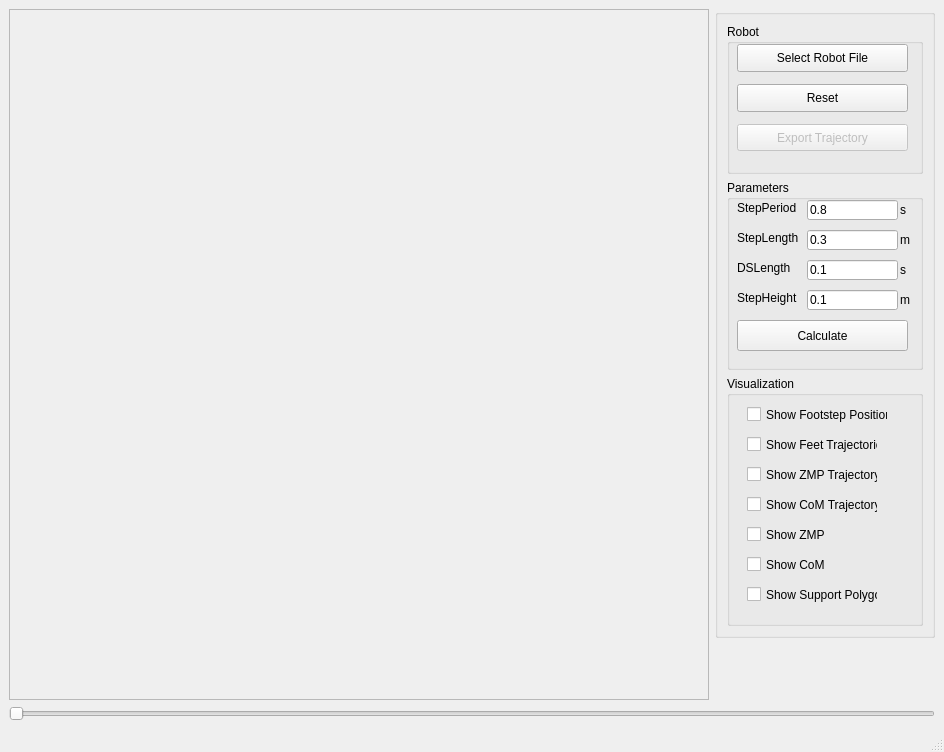
<?xml version="1.0" encoding="UTF-8"?>
<ui version="4.0">
 <class>MainWindowStability</class>
 <widget class="QMainWindow" name="MainWindowStability">
  <property name="geometry">
   <rect>
    <x>0</x>
    <y>0</y>
    <width>944</width>
    <height>752</height>
   </rect>
  </property>
  <property name="windowTitle">
   <string> VirtualRobot - Stability Demo</string>
  </property>
  <widget class="QWidget" name="centralwidget">
   <layout class="QGridLayout" name="gridLayout">
    <item row="2" column="1">
     <spacer name="verticalSpacer_2">
      <property name="orientation">
       <enum>Qt::Vertical</enum>
      </property>
      <property name="sizeHint" stdset="0">
       <size>
        <width>20</width>
        <height>40</height>
       </size>
      </property>
     </spacer>
    </item>
    <item row="0" column="0" rowspan="3">
     <widget class="QFrame" name="frameViewer">
      <property name="sizePolicy">
       <sizepolicy hsizetype="MinimumExpanding" vsizetype="MinimumExpanding">
        <horstretch>0</horstretch>
        <verstretch>0</verstretch>
       </sizepolicy>
      </property>
      <property name="minimumSize">
       <size>
        <width>150</width>
        <height>0</height>
       </size>
      </property>
      <property name="frameShape">
       <enum>QFrame::StyledPanel</enum>
      </property>
      <property name="frameShadow">
       <enum>QFrame::Raised</enum>
      </property>
      <zorder>groupBox</zorder>
      <zorder>groupBox</zorder>
     </widget>
    </item>
    <item row="3" column="0" colspan="2">
     <widget class="QSlider" name="frameSlider">
      <property name="enabled">
       <bool>false</bool>
      </property>
      <property name="sliderPosition">
       <number>0</number>
      </property>
      <property name="tracking">
       <bool>true</bool>
      </property>
      <property name="orientation">
       <enum>Qt::Horizontal</enum>
      </property>
      <property name="tickPosition">
       <enum>QSlider::NoTicks</enum>
      </property>
     </widget>
    </item>
    <item row="0" column="1" rowspan="2">
     <widget class="QGroupBox" name="groupBox">
      <property name="sizePolicy">
       <sizepolicy hsizetype="Expanding" vsizetype="Preferred">
        <horstretch>0</horstretch>
        <verstretch>0</verstretch>
       </sizepolicy>
      </property>
      <property name="minimumSize">
       <size>
        <width>220</width>
        <height>0</height>
       </size>
      </property>
      <property name="maximumSize">
       <size>
        <width>200</width>
        <height>16777215</height>
       </size>
      </property>
      <property name="title">
       <string/>
      </property>
      <layout class="QVBoxLayout" name="verticalLayout_2">
       <item alignment="Qt::AlignTop">
        <widget class="QGroupBox" name="groupBox_1">
         <property name="sizePolicy">
          <sizepolicy hsizetype="Preferred" vsizetype="Fixed">
           <horstretch>0</horstretch>
           <verstretch>0</verstretch>
          </sizepolicy>
         </property>
         <property name="minimumSize">
          <size>
           <width>0</width>
           <height>150</height>
          </size>
         </property>
         <property name="maximumSize">
          <size>
           <width>16777215</width>
           <height>13</height>
          </size>
         </property>
         <property name="title">
          <string>Robot</string>
         </property>
         <widget class="QPushButton" name="pushButtonReset">
          <property name="geometry">
           <rect>
            <x>10</x>
            <y>60</y>
            <width>171</width>
            <height>28</height>
           </rect>
          </property>
          <property name="text">
           <string>Reset</string>
          </property>
         </widget>
         <widget class="QPushButton" name="pushButtonLoad">
          <property name="geometry">
           <rect>
            <x>10</x>
            <y>20</y>
            <width>171</width>
            <height>28</height>
           </rect>
          </property>
          <property name="text">
           <string>Select Robot File</string>
          </property>
         </widget>
         <widget class="QPushButton" name="pushButtonExport">
          <property name="enabled">
           <bool>false</bool>
          </property>
          <property name="geometry">
           <rect>
            <x>10</x>
            <y>100</y>
            <width>171</width>
            <height>27</height>
           </rect>
          </property>
          <property name="text">
           <string>Export Trajectory</string>
          </property>
          <property name="default">
           <bool>false</bool>
          </property>
          <property name="flat">
           <bool>false</bool>
          </property>
         </widget>
        </widget>
       </item>
       <item>
        <widget class="QGroupBox" name="groupBox_2">
         <property name="sizePolicy">
          <sizepolicy hsizetype="Preferred" vsizetype="Minimum">
           <horstretch>0</horstretch>
           <verstretch>0</verstretch>
          </sizepolicy>
         </property>
         <property name="minimumSize">
          <size>
           <width>0</width>
           <height>190</height>
          </size>
         </property>
         <property name="title">
          <string>Parameters</string>
         </property>
         <widget class="QLineEdit" name="lineEditStepPeriod">
          <property name="geometry">
           <rect>
            <x>80</x>
            <y>20</y>
            <width>91</width>
            <height>20</height>
           </rect>
          </property>
          <property name="text">
           <string>0.8</string>
          </property>
         </widget>
         <widget class="QLineEdit" name="lineEditStepLength">
          <property name="geometry">
           <rect>
            <x>80</x>
            <y>50</y>
            <width>91</width>
            <height>20</height>
           </rect>
          </property>
          <property name="text">
           <string>0.3</string>
          </property>
         </widget>
         <widget class="QLineEdit" name="lineEditDSLength">
          <property name="geometry">
           <rect>
            <x>80</x>
            <y>80</y>
            <width>91</width>
            <height>20</height>
           </rect>
          </property>
          <property name="text">
           <string>0.1</string>
          </property>
         </widget>
         <widget class="QLabel" name="label">
          <property name="geometry">
           <rect>
            <x>10</x>
            <y>20</y>
            <width>61</width>
            <height>16</height>
           </rect>
          </property>
          <property name="text">
           <string>StepPeriod</string>
          </property>
         </widget>
         <widget class="QLabel" name="label_2">
          <property name="geometry">
           <rect>
            <x>10</x>
            <y>50</y>
            <width>61</width>
            <height>16</height>
           </rect>
          </property>
          <property name="text">
           <string>StepLength</string>
          </property>
         </widget>
         <widget class="QLabel" name="label_3">
          <property name="geometry">
           <rect>
            <x>10</x>
            <y>80</y>
            <width>61</width>
            <height>16</height>
           </rect>
          </property>
          <property name="text">
           <string>DSLength</string>
          </property>
         </widget>
         <widget class="QLabel" name="label_4">
          <property name="geometry">
           <rect>
            <x>173</x>
            <y>20</y>
            <width>20</width>
            <height>20</height>
           </rect>
          </property>
          <property name="text">
           <string>s</string>
          </property>
         </widget>
         <widget class="QLabel" name="label_5">
          <property name="geometry">
           <rect>
            <x>200</x>
            <y>100</y>
            <width>20</width>
            <height>20</height>
           </rect>
          </property>
          <property name="text">
           <string>s</string>
          </property>
         </widget>
         <widget class="QLabel" name="label_6">
          <property name="geometry">
           <rect>
            <x>200</x>
            <y>70</y>
            <width>20</width>
            <height>20</height>
           </rect>
          </property>
          <property name="text">
           <string>s</string>
          </property>
         </widget>
         <widget class="QLabel" name="label_7">
          <property name="geometry">
           <rect>
            <x>173</x>
            <y>50</y>
            <width>20</width>
            <height>20</height>
           </rect>
          </property>
          <property name="text">
           <string>m</string>
          </property>
         </widget>
         <widget class="QLabel" name="label_8">
          <property name="geometry">
           <rect>
            <x>173</x>
            <y>80</y>
            <width>20</width>
            <height>20</height>
           </rect>
          </property>
          <property name="text">
           <string>s</string>
          </property>
         </widget>
         <widget class="QLineEdit" name="lineEditStepHeight">
          <property name="geometry">
           <rect>
            <x>80</x>
            <y>110</y>
            <width>91</width>
            <height>20</height>
           </rect>
          </property>
          <property name="text">
           <string>0.1</string>
          </property>
         </widget>
         <widget class="QLabel" name="label_9">
          <property name="geometry">
           <rect>
            <x>173</x>
            <y>110</y>
            <width>20</width>
            <height>20</height>
           </rect>
          </property>
          <property name="text">
           <string>m</string>
          </property>
         </widget>
         <widget class="QLabel" name="label_10">
          <property name="geometry">
           <rect>
            <x>10</x>
            <y>110</y>
            <width>61</width>
            <height>16</height>
           </rect>
          </property>
          <property name="text">
           <string>StepHeight</string>
          </property>
         </widget>
         <widget class="QPushButton" name="pushButtonCalculate">
          <property name="geometry">
           <rect>
            <x>10</x>
            <y>140</y>
            <width>171</width>
            <height>31</height>
           </rect>
          </property>
          <property name="text">
           <string>Calculate</string>
          </property>
         </widget>
        </widget>
       </item>
       <item>
        <widget class="QGroupBox" name="groupBox_3">
         <property name="sizePolicy">
          <sizepolicy hsizetype="Preferred" vsizetype="Minimum">
           <horstretch>0</horstretch>
           <verstretch>0</verstretch>
          </sizepolicy>
         </property>
         <property name="minimumSize">
          <size>
           <width>0</width>
           <height>250</height>
          </size>
         </property>
         <property name="title">
          <string>Visualization</string>
         </property>
         <widget class="QCheckBox" name="checkBoxFootstepPositions">
          <property name="geometry">
           <rect>
            <x>20</x>
            <y>30</y>
            <width>141</width>
            <height>17</height>
           </rect>
          </property>
          <property name="text">
           <string>Show Footstep Positions</string>
          </property>
         </widget>
         <widget class="QCheckBox" name="checkBoxFeetTrajectories">
          <property name="geometry">
           <rect>
            <x>20</x>
            <y>60</y>
            <width>131</width>
            <height>17</height>
           </rect>
          </property>
          <property name="text">
           <string>Show Feet Trajectories</string>
          </property>
         </widget>
         <widget class="QCheckBox" name="checkBoxZMPTrajectory">
          <property name="geometry">
           <rect>
            <x>20</x>
            <y>90</y>
            <width>131</width>
            <height>17</height>
           </rect>
          </property>
          <property name="text">
           <string>Show ZMP Trajectory</string>
          </property>
         </widget>
         <widget class="QCheckBox" name="checkBoxCoMTrajectory">
          <property name="geometry">
           <rect>
            <x>20</x>
            <y>120</y>
            <width>131</width>
            <height>17</height>
           </rect>
          </property>
          <property name="text">
           <string>Show CoM Trajectory</string>
          </property>
         </widget>
         <widget class="QCheckBox" name="checkBoxZMP">
          <property name="geometry">
           <rect>
            <x>20</x>
            <y>150</y>
            <width>131</width>
            <height>17</height>
           </rect>
          </property>
          <property name="text">
           <string>Show ZMP</string>
          </property>
         </widget>
         <widget class="QCheckBox" name="checkBoxCoM">
          <property name="geometry">
           <rect>
            <x>20</x>
            <y>180</y>
            <width>131</width>
            <height>17</height>
           </rect>
          </property>
          <property name="text">
           <string>Show CoM</string>
          </property>
         </widget>
         <widget class="QCheckBox" name="checkBoxSupportPolygon">
          <property name="geometry">
           <rect>
            <x>20</x>
            <y>210</y>
            <width>131</width>
            <height>17</height>
           </rect>
          </property>
          <property name="text">
           <string>Show Support Polygon</string>
          </property>
         </widget>
         <zorder>checkBoxFootstepPositions</zorder>
         <zorder>checkBoxFeetTrajectories</zorder>
         <zorder>checkBoxZMPTrajectory</zorder>
         <zorder>checkBoxCoMTrajectory</zorder>
         <zorder>checkBoxZMP</zorder>
         <zorder>checkBoxCoM</zorder>
         <zorder>checkBoxSupportPolygon</zorder>
         <zorder>groupBox_2</zorder>
        </widget>
       </item>
      </layout>
     </widget>
    </item>
   </layout>
  </widget>
  <widget class="QMenuBar" name="menubar">
   <property name="geometry">
    <rect>
     <x>0</x>
     <y>0</y>
     <width>944</width>
     <height>25</height>
    </rect>
   </property>
  </widget>
  <widget class="QStatusBar" name="statusbar"/>
 </widget>
 <tabstops>
  <tabstop>pushButtonLoad</tabstop>
  <tabstop>pushButtonReset</tabstop>
  <tabstop>lineEditStepPeriod</tabstop>
  <tabstop>lineEditStepLength</tabstop>
  <tabstop>lineEditDSLength</tabstop>
  <tabstop>lineEditStepHeight</tabstop>
  <tabstop>pushButtonCalculate</tabstop>
  <tabstop>checkBoxFootstepPositions</tabstop>
  <tabstop>checkBoxFeetTrajectories</tabstop>
  <tabstop>checkBoxZMPTrajectory</tabstop>
  <tabstop>checkBoxCoMTrajectory</tabstop>
  <tabstop>checkBoxZMP</tabstop>
  <tabstop>checkBoxCoM</tabstop>
  <tabstop>checkBoxSupportPolygon</tabstop>
 </tabstops>
 <resources/>
 <connections/>
</ui>
